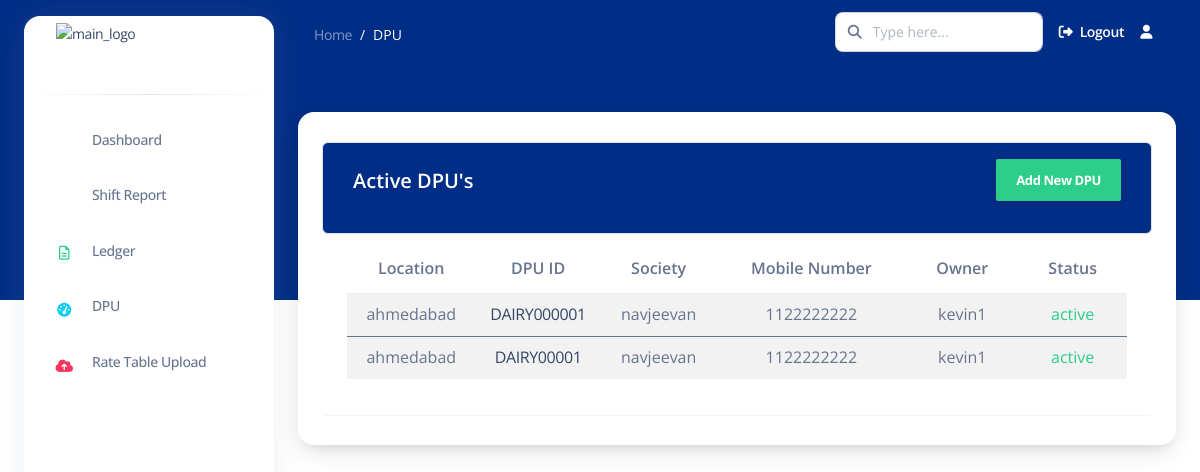
Page /active_dpu/ (signed in) on the committed database.
### apps/common/models.py (models this page shows, shortened)
class DPU(models.Model):
    user = models.ForeignKey(User, on_delete=models.CASCADE)
    location = models.CharField(max_length=255)
    st_id = models.CharField(max_length=50, unique=True, primary_key=True)  # Renamed from dpu_id to st_id
    society = models.CharField(max_length=255)
    mobile_number = models.CharField(max_length=15)
    owner = models.CharField(max_length=255)
    STATUS_CHOICES = [
        ('active', 'Active'),
        ('deactivated', 'Deactivated'),
    ]
    status = models.CharField(max_length=20, choices=STATUS_CHOICES, default='active')
    date = models.DateTimeField(auto_now_add=True)  # Automatically set on creation

### apps/common/views.py (the view)
# urls.py: path('active_dpu/', active_dpu, name='active_dpu'),
def active_dpu(request):
    active_dpu_list = DPU.objects.filter(user=request.user)
    return render(request, 'common/active_dpu.html', {'active_dpu_list': active_dpu_list})

### templates/common/active_dpu.html (shortened to what this page needs)
{% extends 'base2.html' %}
{% load static %}
{% load crispy_forms_tags %}
{% block content %}
<nav class="navbar navbar-main navbar-expand-lg px-0 mx-4 shadow-none border-radius-xl " id="navbarBlur"
    data-scroll="false">
    <div class="container-fluid py-1 px-3">
        <nav aria-label="breadcrumb">
            <ol class="breadcrumb bg-transparent mb-0 pb-0 pt-1 px-0 me-sm-6 me-5">
                <li class="breadcrumb-item text-sm"><a class="opacity-5 text-white" href="">Home</a>
                </li>
                <li class="breadcrumb-item text-sm text-white active" aria-current="page">DPU</li>
            </ol>
        </nav>
        <div class="collapse navbar-collapse mt-sm-0 mt-2 me-md-0 me-sm-4" id="navbar">
            <div class="ms-md-auto pe-md-3 d-flex align-items-center">
                <div class="input-group">
                    <span class="input-group-text text-body"><i class="fas fa-search" aria-hidden="true"></i></span>
                    <input type="text" class="form-control" placeholder="Type here...">
                </div>
            </div>
            <ul class="navbar-nav  justify-content-end">
                <li class="nav-item d-flex align-items-center">
                    <a href="{% url 'logout' %}" class="nav-link text-white font-weight-bold px-0">
                        <i class="fa fa-sign-out me-sm-1"></i>
                        <span class="d-sm-inline d-none">Logout</span>
                    </a>
                </li>
                <li class="nav-item dropdown pe-2 px-3 d-flex align-items-center">
                    <a href="javascript:;" class="nav-link text-white p-0" id="dropdownMenuButton"
                        data-bs-toggle="dropdown" aria-expanded="false">
                        <i class="fa fa-user cursor-pointer"></i>
                    </a>
                </li>
            </ul>
        </div>
    </div>
</nav>
<div class="container-fluid mt-5">
    <div class="card o-hidden border-0 shadow-lg mt-5">
        <div class="container">
            <div class="table-wrapper table-responsive">
                <div class="table-title border rounded">
                    <div class="row">
                        <div class="col-sm-6">
                            <h5 class="text-white mt-2">Active DPU's</h5>
                        </div>
                        <div class="col-md-6">
                            <a href="{% url 'add_dpu' %}" class="btn btn-success"> <span>Add New DPU</span></a>
                        </div>
                    </div>
                </div>
                <table class="table table-striped table-hover rounded table-responsive">
                    <thead>
                        <tr>
                            <th>Location</th>
                            <th>DPU ID</th>
                            <th>Society</th>
                            <th>Mobile number</th>
                            <th>Owner</th>
                            <th>Status</th>
                        </tr>
                    </thead>
                    {% for dpu in active_dpu_list %}
                    <tbody>
                        <tr class="align-items-center text-align-center rounded">
                            <td>{{ dpu.location }}</td>
                            <td>
                                <a href="{% url 'dpudetails' dpuid=dpu.st_id %}">
                                {{ dpu.st_id }}</a></td>
                            <td>{{ dpu.society }}</td>
                            <td>{{ dpu.mobile_number }}</td>
                            <td>{{ dpu.owner }}</td>
                            <td class="{% if dpu.status == 'active' %}text-success{% else %}text-danger{% endif %}">
                                {{ dpu.status }}
                            </td>
                        </tr>
                    </tbody>
                    {% endfor %}
                </table>
            </div>
        </div>
    </div>
</div>
{% endblock content %}

### templates/common/active_dpu.html (style rules this page uses)
.table-wrapper { background: #fff; padding: 20px 25px; margin: 30px 0; border-radius: 3px; box-shadow: 0 1px 1px rgba(0, 0, 0, .05); }
.table-title { padding-bottom: 1px; background: #002d86; color: #fff !important; padding: 16px 30px; margin: -20px -25px 10px; border-radius: 3px 3px 0 0; }
.table-title .btn { color: #fff; float: right; font-size: 13px; border: none; min-width: 50px; border-radius: 2px; border: none; outline: none !important; margin-left: 10px; }
.table-title .btn span { float: left; margin-top: 2px; }
tr { text-align: center; }
td { padding: 1px; text-align: center; }

### rows in the picture
DPU: location "ahmedabad", st_id "DAIRY000001", society "navjeevan", mobile_number "1122222222", owner "kevin1", status "active"
DPU: location "ahmedabad", st_id "DAIRY00001", society "navjeevan", mobile_number "1122222222", owner "kevin1", status "active"
